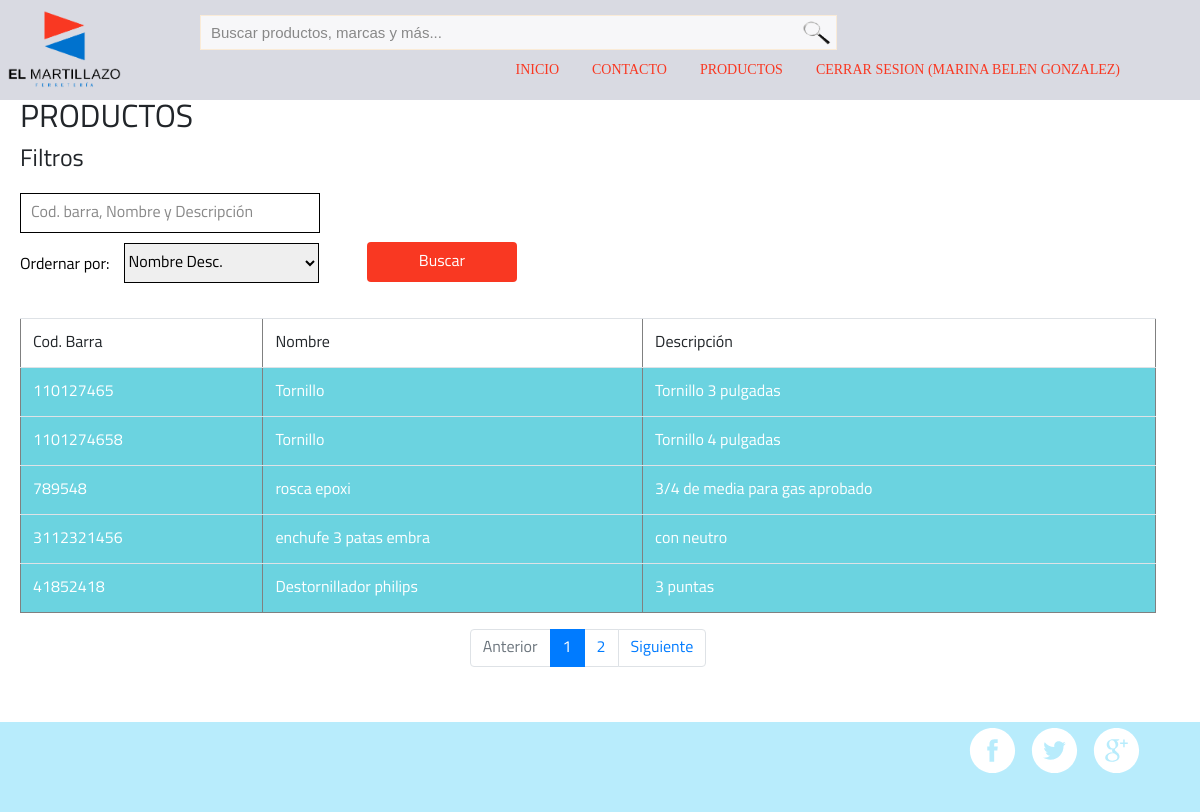
The page /productos.php?pagina=1 (signed in) on the database its author committed.
### tables this page shows
CREATE TABLE IF NOT EXISTS `productos` (
  `id` int(12) NOT NULL AUTO_INCREMENT,
  `codbarra` varchar(30) NOT NULL,
  `nombre` varchar(30) NOT NULL,
  `descripcion` varchar(60) NOT NULL,
  PRIMARY KEY (`id`)
);

### productos.php (the view, shortened to what this page needs)
<?php include('header.php');?>
<section id="contacto">
    <div class="content">
        <div class="row">
            <div class="span12">
                <div class="caption">
                    <h2> PRODUCTOS</h2>
                    <div class="well well-small">
                        <h4>Filtros</h4>
                        <form action="productos.php?pagina=1&" method="get" class="formProductos">
                            <div class=filtrosProductos>
                                <input type="text" name="filtro" class="" placeholder="Cod. barra, Nombre y Descripción"
                                    value="<?php if (isset($_GET['filtro'])){echo$_GET['filtro'];}?>" />
                            </div>
                            <div class=filtrosProductos>
                            <p> Ordernar por:<select name="Order" class="comboOrder">
                                    <option value="1"
                                        <?php if (isset($_GET['Order'])){if($_GET['Order']==1){echo "selected";}}?>">
                                        Nombre Desc.</option>
                                </select></p>
                            </div>
                            <div class="divBtnProductos">
                                <input type="submit" value="Buscar" class="btn btnProductos">
                            </div>
                        </form>
                        <?php
				require("DBConnect.php");
                $sql=("SELECT count(*) FROM productos");
                if (isset($_GET['filtro'])){
                  $filtro = $_GET['filtro'];
                  if (empty($filtro)) {
                    $sql=("SELECT count(*) FROM productos");
                    } else{
                        $sql=("SELECT count(*) FROM productos Where nombre like '%$filtro%' OR descripcion like '%$filtro%' OR codbarra like '%$filtro%'");
                    }
                     }else{
                        $sql=("SELECT count(*) FROM productos");
                }
                $sentencia=mysqli_query($mysqli,$sql);
			    $arreglo=mysqli_fetch_row($sentencia);
				$totalArtDB = $arreglo[0];
				$articulos_x_pagina = 5;
				$paginas = $totalArtDB/$articulos_x_pagina;
				$paginas = ceil($paginas);
				$iniciar = ($_GET['pagina']-1)*$articulos_x_pagina;
                if (empty($filtro)) {
                    $sql=("SELECT * FROM productos Order by nombre Desc LIMIT {$iniciar},{$articulos_x_pagina} ");
                  }
            $query=mysqli_query($mysqli,$sql);
				echo "<table border='1'; class='table table-hover';>";
					echo "<tr class='warning'>";
						echo "<td>Cod. Barra</td>";
						echo "<td>Nombre</td>";
						echo "<td>Descripción</td>";
					echo "</tr>";
				 while($arreglo=mysqli_fetch_array($query)){
				  	echo "<tr class='grilla'>";
				    	echo "<td>$arreglo[1]</td>";
				    	echo "<td>$arreglo[2]</td>";
				    	echo "<td>$arreglo[3]</td>";
					echo "</tr>";
				}
				echo "</table>";
					?>
                        <nav aria-label="Page navigation example">
                            <ul class="pagination justify-content-center">
                                <li class="page-item
	<?php echo $_GET['pagina']<=1 ? 'disabled' : '' ?>
	"><a class="page-link" tabindex="-1"
                                        href="productos.php?pagina=<?php echo $_GET['pagina']-1 ?>&filtro=<?php if (isset($_GET['filtro'])){echo$_GET['filtro'];}?>&Order=<?php if (isset($_GET['Order'])){echo$_GET['Order'];}?>">
                                        Anterior
                                    </a>
                                </li>
                                <?php for($i=0;$i<$paginas;$i++): ?>
                                <li class="page-item
		<?php echo $_GET['pagina']==$i+1 ? 'active' : '' ?>">
                                    <a class="page-link"
                                        href="productos.php?pagina=<?php echo $i+1 ?>&filtro=<?php if (isset($_GET['filtro'])){echo$_GET['filtro'];}?>&Order=<?php if (isset($_GET['Order'])){echo$_GET['Order'];}?>">
                                        <?php echo $i+1 ?>
                                    </a>
                                </li>
                                <?php endfor ?>
                                <li class="page-item
	<?php echo $_GET['pagina']>=$paginas ? 'disabled' : '' ?>
	"><a class="page-link" href="productos.php?pagina=<?php echo $_GET['pagina']+1 ?> &filtro=<?php if (isset($_GET['filtro'])){echo$_GET['filtro'];}?>&Order=<?php if (isset($_GET['Order'])){echo$_GET['Order'];}?>">
                                        Siguiente</a>
                                </li>
                            </ul>
                        </nav>
                    </div>
                </div>
            </div>
        </div>
    </div>
</section>
<?php include('footer.php');?>

### header.php (shortened to what this page needs)
<!DOCTYPE html>
<html>
<head>
     <link rel="stylesheet" href="css/style.css" />
	 <link rel="stylesheet" href="css/bootstrap.css" />
	 <link rel="stylesheet" href="js/bootstrap.js" />
     <link rel="stylesheet" href="font/stylesheet.css" />
</head>
<body>
	<header>
		<div class= "contentHeader">
		<a href="index.php"> <img id="logo" src="imagenes/logo.png" title="El Martillazo" alt="El Martillazo"> </a>
		<nav id="barrabusqueda">
			<div class="flexsearch">
			<div class="flexsearch--wrapper">
				<form class="flexsearch--form" action="#" method="post">
					<div class="flexsearch--input-wrapper">
						<input class="flexsearch--input" type="search" placeholder="Buscar productos, marcas y más...">
					</div>
					<input class="flexsearch--submit" type="image" src="imagenes/lupaBusqueda.png"/>
				</form>
			</div>
			</div>
		</nav>
		<nav id="menu">
			<ul>
				<a href="index.php"><li>INICIO</li></a>
				<a href="contacto.php"><li>Contacto</li></a>
				<?php if ($_SESSION['rol']==0):?>
					<a href="login.php"><li>INICIAR SESION</li></a>
				<?php else: ?>
					<?php if ($_SESSION['rol']==2):?>
					<a href="productos.php"><li>PRODUCTOS</li></a>
					<?php else: ?>
					<a href="admin.php"><li>USUARIOS</li></a>
					<?php endif ?>
					<a href="desconectar.php"><li>CERRAR SESION (<?php echo $_SESSION['user']?>)</li></a>
				<?php endif ?>
			</ul>
		</nav>
	</div>
	</header>

### footer.php (shortened to what this page needs)
	<footer>
		<nav id="social">
			<ul>
				<li><a href="index.php"><img src="imagenes/facebook.svg" alt="Facebook"></a></li>
				<li><a href="index.php" ><img src="imagenes/twitter.svg" alt="Twitter"></a></li>
				<li><a href="index.php" ><img src="imagenes/google+.svg" alt="Google+"></a></li>
			</ul>
		</nav>
	</footer>
</body>
</html>

### css/style.css (style rules this page uses)
* { font-family: 'titilliumregular'; }
html { min-height: 100%; position: relative; }
body { margin: 0; background-color: #ffffff;; background-size: auto, cover; }
.content { width: 100%; max-width:1360px; margin: 0 auto; min-height: calc(89vh - 90px); overflow: hidden; padding-left: 35px; }
header { float: left; width: 100%; height: auto; background-color: #d9dae2; }
.contentHeader { width: 100%; max-width:1360px; margin: 0 auto; }
#logo { float: left; height: 78px; margin: 10px 19px 12px 0px; }
nav#menu { float: right; }
nav#menu ul { margin: 0 0 0 -40px; }
nav#menu li { float: left; list-style: none; margin-right: 7px; text-transform: uppercase; color: #f93822; font-size: 14px; padding: 9px 13px; opacity: 1; font-family: 'Arvo', serif; }
nav#menu a:last-child { margin-right: 60px; }
.flexsearch--wrapper { height: auto; width: auto; max-width: 100%; overflow: hidden; background: transparent; margin: 0; position: static; }
.flexsearch--form { overflow: hidden; position: relative; }
.flexsearch--input-wrapper { padding: 0 0 0 0; overflow: hidden; }
.flexsearch--input { width: 100%; }
.flexsearch { padding: 0 25px 0 200px; }
.flexsearch--input { -webkit-box-sizing: content-box; -moz-box-sizing: content-box; box-sizing: content-box; height: 33px; width: 585px; padding: 0px 40px 0 10px; border-color: antiquewhite; border-radius: 0; border-style: solid; border-width: 1px; margin-top: 15px; color: #38F; font-family: 'Helvetica', sans-serif; font-size: 15px; -webkit-appearance: none; -moz-appearance: none; }
.flexsearch--submit { position: absolute; right: 0; top: 0; display: block; width: 29px; height: 25px; padding: 0; border: none; margin-top: 20px; margin-right: 6px; background: transparent; color: #888; font-family: 'Helvetica', sans-serif; font-size: 40px; line-height: 60px; }
select { float: right; margin: 30px 30px 0 0; border-radius: 0; height: 40px; width: 150px; border: none; font-size: 18px; }
section { width: 100%; }
#contacto { float: left; }
#contacto p { color: rgb(0, 0, 0); font-size: 16px; }
form { float: left; }
input { width: 300px; height: 40px; background: rgba(255,255,255,0.8); border: 1px solid black; margin-bottom: 10px; font-size: 18px; padding-left: 10px; }
.btn { width: 150px; background: #f93822;; color: #fff; }
.grilla { width: 150px; background: #6bd3e0;; color: #fff; }
.btnProductos { margin-left: 347px; margin-top: -107px; }
.divBtnProductos { padding-top: 10px; padding-bottom: 10px; }
.filtrosProductos { padding-top: 10px; padding-bottom: 10px; float: left; }
.formProductos { width: 38%; height: 135px; }
.comboOrder { border: 1px solid black; margin-left: 14px; margin-top: -10px; width: 195px; }
footer { width: 100%; height: 90px; background: #b8ecfc ; position: relative; float: left; left: 0; }
nav#social { float: right; margin-top: 5px; margin-right: 60px; }
nav#social li { list-style: none; float: left; margin-left: 15px; }

### rows shown on the page
productos: codbarra "110127465", nombre "Tornillo", descripcion "Tornillo 3 pulgadas"
productos: codbarra "1101274658", nombre "Tornillo", descripcion "Tornillo 4 pulgadas"
productos: codbarra "789548", nombre "rosca epoxi", descripcion "3/4 de media para gas aprobado"
productos: codbarra "3112321456", nombre "enchufe 3 patas embra", descripcion "con neutro"
productos: codbarra "41852418", nombre "Destornillador philips", descripcion "3 puntas"

### other values the page prints
$_SESSION['user'] "MARINA BELEN GONZALEZ"
